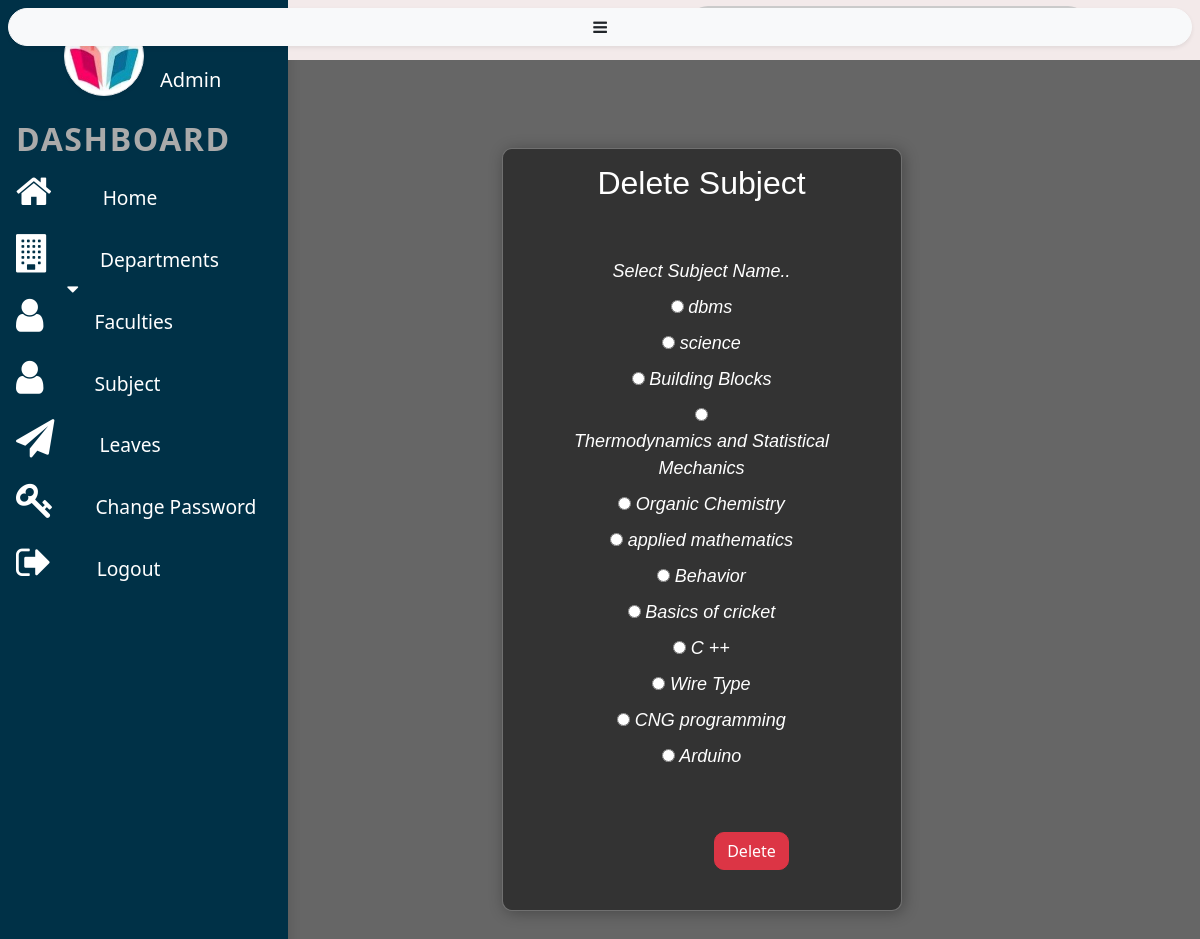
The page /admin/delsub.php on the database its author committed.
### tables this page shows
CREATE TABLE `subject` (
  `id` int(11) NOT NULL,
  `name` varchar(255) NOT NULL,
  `branch` varchar(255) NOT NULL,
  `dept` varchar(255) NOT NULL,
  `facteach` varchar(255) NOT NULL,
  `date added` timestamp(6) NOT NULL DEFAULT current_timestamp(6) ON UPDATE current_timestamp(6)
);

### admin/delsub.php (the view, shortened to what this page needs)
<?php
include "adminsidebar.php";
include "dbconn.php";
?>
<!DOCTYPE html>
<html lang="en">
<head>
    <link href="https://cdn.jsdelivr.net/npm/bootstrap@5.0.2/dist/css/bootstrap.min.css" rel="stylesheet"
>
        <link rel="stylesheet" href="css/style.css">
</head>
<body>
    <div class="page-content p-5" id="content">
            <div class="topbar fixed-top">
                <button id="sidebarCollapse" class="btn btn-light text-dark bg-light rounded-pill shadow-sm m-2 mb-4 fixed-top">
                    <i class="fa fa-bars"></i>
                </button>
                <div class="search">
                    <label>
                    </label>
                </div>
            </div>
    <center>
<div class="main">
    <div class="faculty">
    <h2>Delete Subject</h2>
    <form  id="faculty" action="delsub.php" method="POST">
        <label>Select Subject Name.. </label>
        <br>
        <?php
        $sql = "SELECT name FROM subject";
        if($result = mysqli_query($conn,$sql)){
            while($row=mysqli_fetch_array($result)){
                $rs = $row['name'];
                echo "<input type='radio' id='html' name='subname' value='$rs'>
                <label for='html'>$rs</label><br>";
            }
        }
        ?>
        <br>
        <br>
        <button type="submit" id="button" name="submit"class="btn btn-danger" style="border-radius: 10px;">Delete</button>
    </form>
</div>
</div>
</body>
</html>

### admin/css/styleBoo.css (style rules this page uses)
body { background:url('../img/admin-bg.jpg'); overflow-x: hidden; background-size:cover; background-repeat: no-repeat; }
.topbar { width:100%; background-color: rgb(243, 234, 234); height:60px; padding: 0 10px; display: flex; justify-content: space-between; align-items: center; margin-left: 24%; transition: all 0.4s; }
.search { position:relative; width: 400px; margin: 0 10px; }
.search label { position: relative; width: 100%; }
.page-content { width: calc(100%-23rem); margin-left: 23rem; transition: all 0.4s; }

### admin/css/style.css (style rules this page uses)
* { margin: 0; padding: 0; }
div.main { width: 400px; margin: 100px auto 0px auto ; }
h2 { text-align: center; padding: 15px; font-family: sans-serif; }
div.faculty { background-color: rgba(0,0,0,0.5); width: 100%; font-size: 18px; border-radius: 10px; border: 1px solid rgba(255,255,255,0.3); box-shadow: 2px 2px 15px rgba(0,0,0,0.3); color: #fff; margin: 29px 6px 1px -159px; }
form#faculty { margin: 40px; }
label { font-family: sans-serif; font-size: 18px; font-style: italic; }
#button { margin-left: 100px; }

### rows shown on the page
subject: name "dbms"
subject: name "science"
subject: name "Building Blocks"
subject: name "Thermodynamics and Statistical Mechanics"
subject: name "Organic Chemistry"
subject: name "applied mathematics"
subject: name "Behavior"
subject: name "Basics of cricket"
subject: name "C ++"
subject: name "Wire Type"
subject: name "CNG programming"
subject: name "Arduino"
